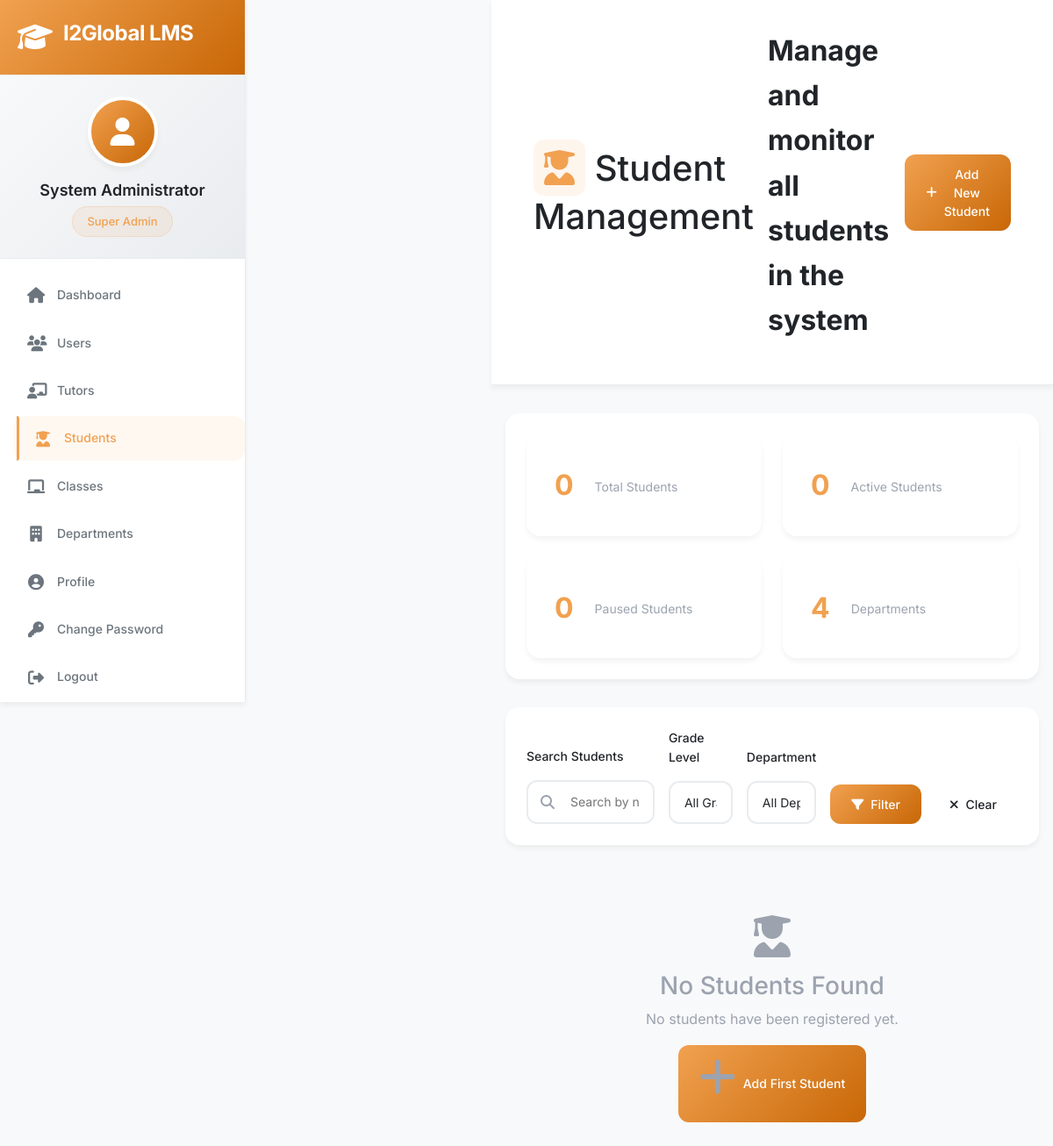
Page /admin/students (signed in) on the earlier database version.
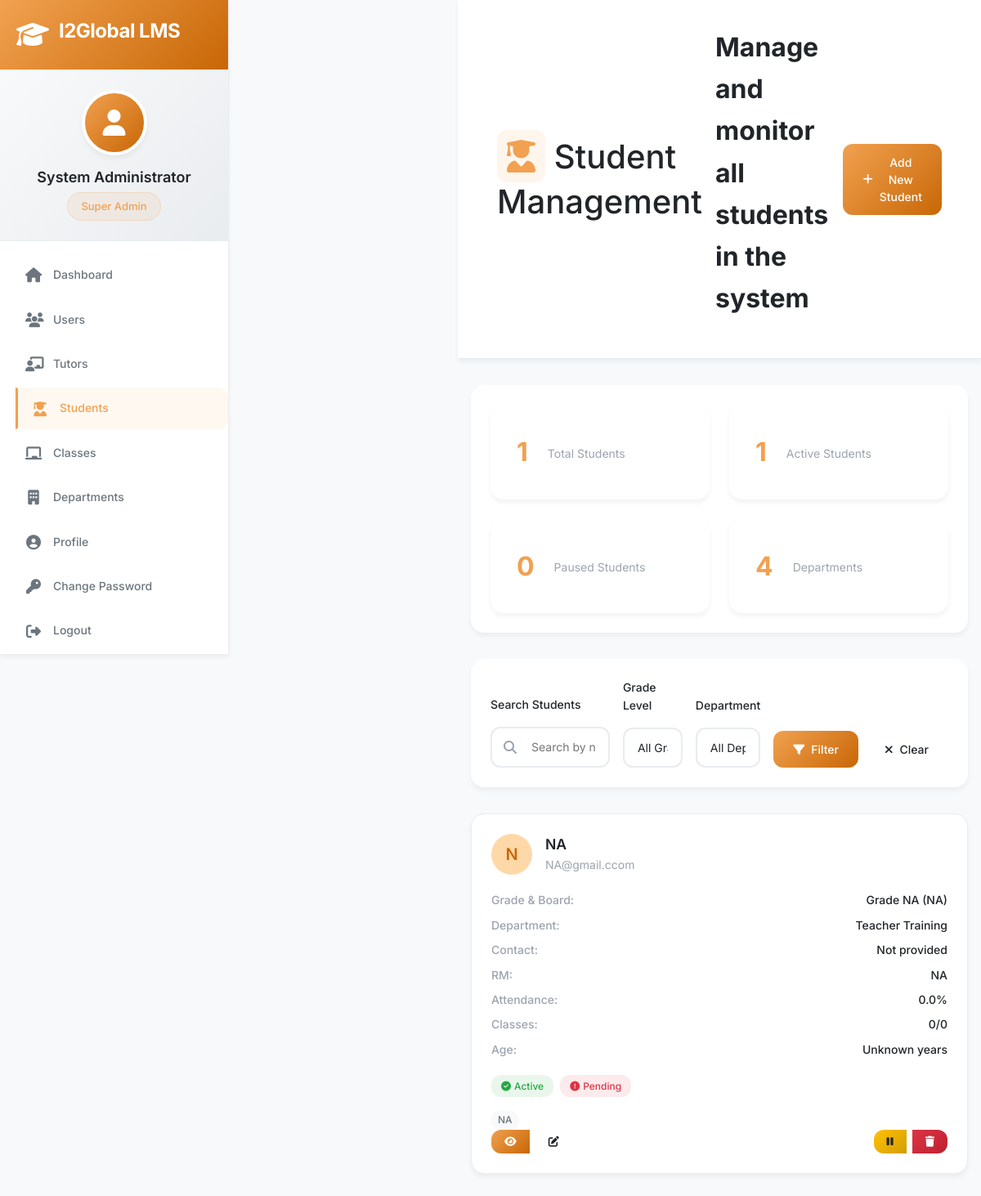
Same page on the later database version.
### app/models/student.py (models this page shows, shortened)
class Student(db.Model):
    __tablename__ = 'students'
    id = db.Column(db.Integer, primary_key=True)
    full_name = db.Column(db.String(100), nullable=False)
    email = db.Column(db.String(120), unique=True, nullable=False)
    phone = db.Column(db.String(20))
    date_of_birth = db.Column(db.Date)
    address = db.Column(db.Text)
    state = db.Column(db.String(50))
    pin_code = db.Column(db.String(10))
    grade = db.Column(db.String(10), nullable=False)
    board = db.Column(db.String(50), nullable=False)
    school_name = db.Column(db.String(200))
    academic_year = db.Column(db.String(20))
    course_start_date = db.Column(db.Date)
    parent_details = db.Column(db.Text)  # JSON with father and mother details
    academic_profile = db.Column(db.Text)  # JSON with learning preferences, hobbies, etc.
    subjects_enrolled = db.Column(db.Text)  # JSON array of subjects
    favorite_subjects = db.Column(db.Text)  # JSON array
    difficult_subjects = db.Column(db.Text)  # JSON array
    availability = db.Column(db.Text)  # JSON weekly schedule
    documents = db.Column(db.Text)  # JSON with document file paths
    department_id = db.Column(db.Integer, db.ForeignKey('departments.id'), nullable=False)
    relationship_manager = db.Column(db.String(100))  # RM name
    fee_structure = db.Column(db.Text)  # JSON with fee details
    is_active = db.Column(db.Boolean, default=True)
    enrollment_status = db.Column(db.String(20), default='active')  # active, paused, completed, dropped
    created_at = db.Column(db.DateTime, default=datetime.utcnow)
    last_class = db.Column(db.DateTime)
    total_classes = db.Column(db.Integer, default=0)
    attended_classes = db.Column(db.Integer, default=0)
    department = db.relationship('Department', backref='students', lazy=True)
    def get_subjects_enrolled(self):
        if self.subjects_enrolled:
            try:
                return json.loads(self.subjects_enrolled)
            except:
                return []
        return []
    def get_fee_structure(self):
        if self.fee_structure:
            try:
                return json.loads(self.fee_structure)
            except:
                return {}
        return {}
    def get_attendance_percentage(self):
        if self.total_classes == 0:
            return 0
        return (self.attended_classes / self.total_classes) * 100
    def get_fee_status(self):
        fee_structure = self.get_fee_structure()
        if not fee_structure:
            return 'unknown'
        total_fee = fee_structure.get('total_fee', 0)
        amount_paid = fee_structure.get('amount_paid', 0)
        if amount_paid >= total_fee:
            return 'paid'
        elif amount_paid > 0:
            return 'partial'
        else:
            return 'pending'
    def get_age(self):
        if self.date_of_birth:
            today = date.today()
            return today.year - self.date_of_birth.year - \
                   ((today.month, today.day) < (self.date_of_birth.month, self.date_of_birth.day))
        return None

### app/models/department.py (models this page shows, shortened)
class Department(db.Model):
    __tablename__ = 'departments'
    id = db.Column(db.Integer, primary_key=True)
    name = db.Column(db.String(50), unique=True, nullable=False)
    code = db.Column(db.String(10), unique=True, nullable=False)  # K12, TT, UPSKILL
    description = db.Column(db.Text)
    permissions = db.Column(db.Text)  # JSON string of permissions
    is_active = db.Column(db.Boolean, default=True)
    created_at = db.Column(db.DateTime, default=datetime.utcnow)
    created_by = db.Column(db.Integer, db.ForeignKey('users.id'))
    settings = db.Column(db.Text)  # JSON string for department-specific settings

### app/routes/admin.py (the view)
@bp.route('/students')
@login_required
@admin_required
def students():
    page = request.args.get('page', 1, type=int)
    grade_filter = request.args.get('grade', '')
    dept_filter = request.args.get('department', '', type=int)
    search = request.args.get('search', '')
    query = Student.query
    if grade_filter:
        query = query.filter_by(grade=grade_filter)
    if dept_filter:
        query = query.filter_by(department_id=dept_filter)
    if search:
        query = query.filter(Student.full_name.contains(search))
    students = query.order_by(Student.created_at.desc()).paginate(
        page=page, per_page=20, error_out=False
    )
    departments = Department.query.filter_by(is_active=True).all()
    return render_template('admin/students.html', students=students, departments=departments)

### app/models/user.py (called while the page is built, shortened)
@login.user_loader
def load_user(user_id):
    return User.query.get(int(user_id))

    def has_permission(self, permission):
        if self.role == 'superadmin':
            return True

    def get_role_display(self):
        role_map = {
            'superadmin': 'Super Admin',
            'admin': 'Admin',
            'coordinator': 'Coordinator',
            'tutor': 'Tutor'
        }
        return role_map.get(self.role, self.role.title())

### app/routes/admin.py (called while the page is built)
def admin_required(f):
    @wraps(f)
    def decorated_function(*args, **kwargs):
        if current_user.role not in ['superadmin', 'admin', 'coordinator']:
            flash('Access denied. Insufficient permissions.', 'error')
            return redirect(url_for('dashboard.index'))
        return f(*args, **kwargs)
    return decorated_function

### app/templates/admin/students.html (shortened to what the changed rows need)
{% extends "base.html" %}
{% block content %}
<div class="main-content">
    <div class="page-header">
        <div class="page-header-content">
            <div class="page-title">
                <h1><i class="fas fa-user-graduate"></i> Student Management</h1>
            </div>
        </div>
    </div>
    <div class="students-container">
        <div class="stats-section">
            <div class="stats-grid">
                <div class="stat-card">
                    <span class="stat-value">{{ students.total }}</span>
                    <span class="stat-label">Total Students</span>
                </div>
                <div class="stat-card">
                    <span class="stat-value">
                        {{ students.items | selectattr('enrollment_status', 'equalto', 'active') | list | length }}
                    </span>
                    <span class="stat-label">Active Students</span>
                </div>
            </div>
        </div>
        {% if students.items %}
        <div class="students-grid">
            {% for student in students.items %}
            <div class="student-card">
                <div class="student-header">
                    <div class="student-avatar">
                        {{ student.full_name[0].upper() }}
                    </div>
                    <div class="student-info">
                        <h3>{{ student.full_name }}</h3>
                        <p>{{ student.email }}</p>
                    </div>
                </div>
                <div class="student-details">
                    <div class="detail-row">
                        <span class="detail-label">Grade & Board:</span>
                        <span class="detail-value">Grade {{ student.grade }} ({{ student.board }})</span>
                    </div>
                    <div class="detail-row">
                        <span class="detail-label">Department:</span>
                        <span class="detail-value">{{ student.department.name if student.department else 'Not assigned' }}</span>
                    </div>
                    <div class="detail-row">
                        <span class="detail-label">Contact:</span>
                        <span class="detail-value">{{ student.phone or 'Not provided' }}</span>
                    </div>
                    <div class="detail-row">
                        <span class="detail-label">RM:</span>
                        <span class="detail-value">{{ student.relationship_manager or 'Not assigned' }}</span>
                    </div>
                    <div class="detail-row">
                        <span class="detail-label">Attendance:</span>
                        <span class="detail-value">{{ "%.1f"|format(student.get_attendance_percentage()) }}%</span>
                    </div>
                    <div class="detail-row">
                        <span class="detail-label">Classes:</span>
                        <span class="detail-value">{{ student.attended_classes }}/{{ student.total_classes }}</span>
                    </div>
                    <div class="detail-row">
                        <span class="detail-label">Age:</span>
                        <span class="detail-value">{{ student.get_age() or 'Unknown' }} years</span>
                    </div>
                </div>
                <div class="student-badges">
                    <div class="status-badge {{ student.enrollment_status }}">
                        {% if student.enrollment_status == 'active' %}
                            <i class="fas fa-check-circle"></i>
                        {% elif student.enrollment_status == 'paused' %}
                            <i class="fas fa-pause-circle"></i>
                        {% elif student.enrollment_status == 'completed' %}
                            <i class="fas fa-graduation-cap"></i>
                        {% else %}
                            <i class="fas fa-times-circle"></i>
                        {% endif %}
                        {{ student.enrollment_status.title() }}
                    </div>
                    <div class="status-badge fee-badge {{ student.get_fee_status() }}">
                        {% if student.get_fee_status() == 'paid' %}
                            <i class="fas fa-check-circle"></i> Paid
                        {% elif student.get_fee_status() == 'partial' %}
                            <i class="fas fa-clock"></i> Partial
                        {% else %}
                            <i class="fas fa-exclamation-circle"></i> Pending
                        {% endif %}
                    </div>
                </div>
                {% if student.get_subjects_enrolled() %}
                <div class="subjects-list">
                    {% for subject in student.get_subjects_enrolled()[:3] %}
                        <span class="subject-tag">{{ subject }}</span>
                    {% endfor %}
                </div>
                {% endif %}
                <div class="student-actions">
                    <div class="btn-group">
                        <a href="{{ url_for('admin.student_details', student_id=student.id) }}"
                           class="btn btn-primary btn-sm" data-bs-toggle="tooltip" title="View Details">
                            <i class="fas fa-eye"></i>
                        </a>
                        <a href="{{ url_for('admin.edit_student', student_id=student.id) }}"
                           class="btn btn-outline btn-sm" data-bs-toggle="tooltip" title="Edit Student">
                            <i class="fas fa-edit"></i>
                        </a>
                    </div>
                    <div class="btn-group">
                        {% if student.is_active %}
                            <button type="button" class="btn btn-warning btn-sm"
                                    onclick="toggleStudentStatus({{ student.id }}, false)"
                                    data-bs-toggle="tooltip" title="Deactivate Student">
                                <i class="fas fa-pause"></i>
                            </button>
                        {% else %}
                            <button type="button" class="btn btn-success btn-sm"
                                    onclick="toggleStudentStatus({{ student.id }}, true)"
                                    data-bs-toggle="tooltip" title="Activate Student">
                                <i class="fas fa-play"></i>
                            </button>
                        {% endif %}
                        {% if current_user.role == 'superadmin' %}
                        <button type="button" class="btn btn-danger btn-sm"
                                onclick="deleteStudent({{ student.id }}, '{{ student.full_name }}')"
                                data-bs-toggle="tooltip" title="Delete Student">
                            <i class="fas fa-trash"></i>
                        </button>
                        {% endif %}
                    </div>
                </div>
            </div>
            {% endfor %}
        </div>
        {% else %}
        <div class="no-students">
            <i class="fas fa-user-graduate"></i>
            <h3>No Students Found</h3>
            {% if request.args.get('search') or request.args.get('grade') or request.args.get('department') %}
                <p>No students match your current filters. Try adjusting your search criteria.</p>
                <a href="{{ url_for('admin.students') }}" class="btn btn-outline">Clear Filters</a>
            {% else %}
                <p>No students have been registered yet.</p>
                <a href="{{ url_for('admin.register_student') }}" class="btn btn-primary">
                    <i class="fas fa-plus"></i> Add First Student
                </a>
            {% endif %}
        </div>
        {% endif %}
    </div>
</div>
{% endblock %}

Differences in the rows shown:
added Student: full_name "N", full_name "NA", email "NA@gmail.ccom", grade "NA", board "NA", department "Teacher Training", phone "Not provided", relationship_manager "NA", get_attendance_percentage "0.0", attended_classes "0", total_classes "0", date_of_birth "Unknown", enrollment_status "Active", shows "Pending", 3 "NA"
Other differences:
{{ students.total }}: "0" → "1"
text no longer shown: "0 No Students Found No students have been registered yet. Add First Student"
text now shown: "1"
